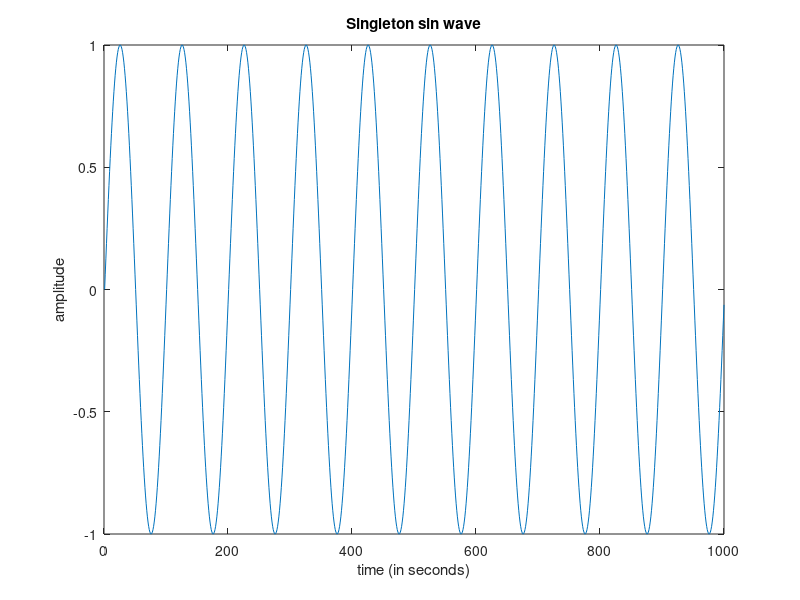
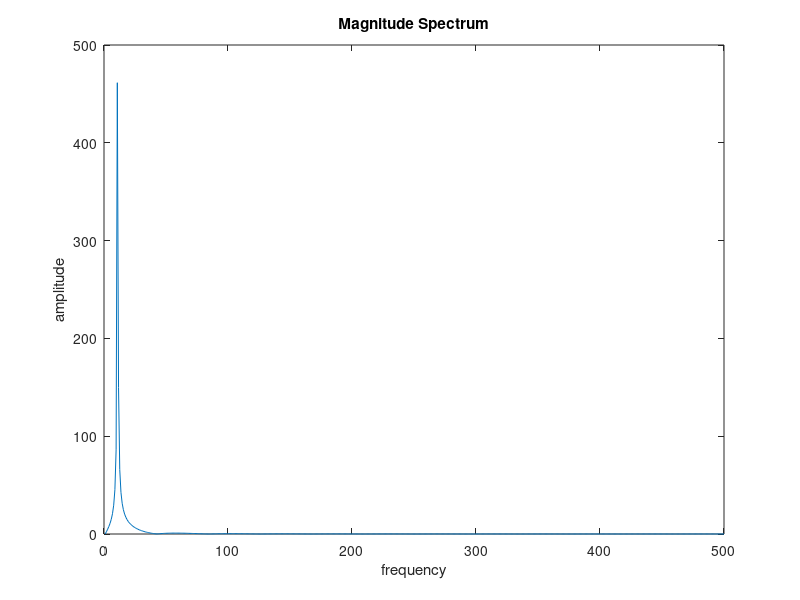
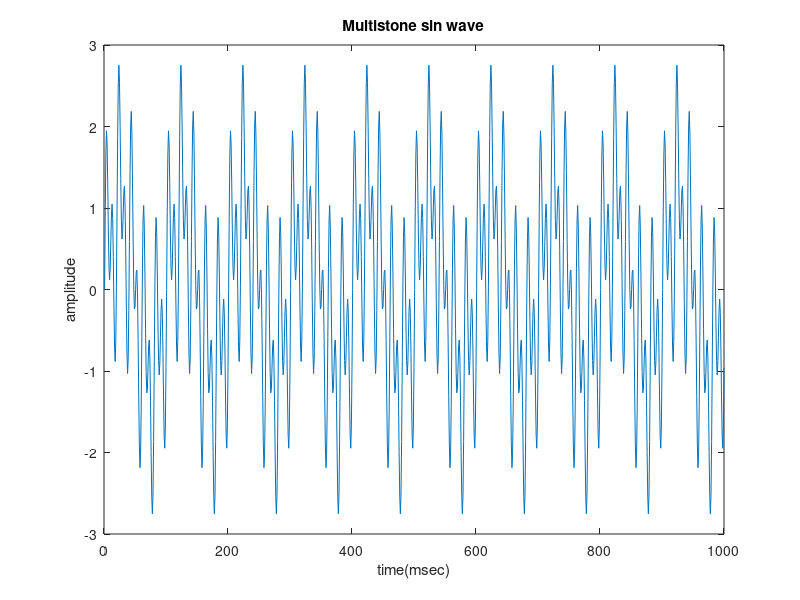
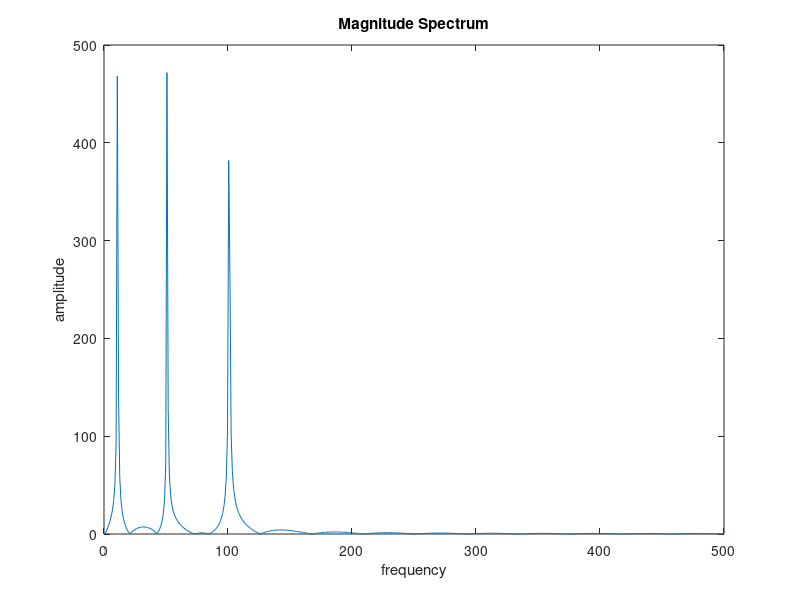

The MATLAB script that drew these images, in order:
clear;
fprintf('Experiment 1\n')
fprintf('Part 1 : Generate a 10 Hz sine wave sampled at 1000 Hz sampling frequency and for a duration of 1 sec.\n')
t=0:1/1000:1;
y=sin(2*pi*10*t);
x=[1:1000];
figure;
plot(x,y(1:1000));
xlabel('time (in seconds)');
ylabel('amplitude')
title('Singleton sin wave');

clear;
fprintf('Part 2 : Compute the spectrum. The spectrum will be shown only for half portion, since the magnitude spectrum is symmetric with respect to origin\n')
t=0:1/1000:1;
y=sin(2*pi*10*t);
Y=abs(fft(y,1024));
x=[1:1024]*(1000/1024);
figure;
plot(x(1:512),Y(1:512));
xlabel('frequency');
ylabel('amplitude')
title('Magnitude Spectrum');
fprintf('What is the frequency corresponding to the peak in the spectrum??\n')
fprintf('The peak at 10 Hz frequency corresponding to the peak in the spectrum\n')


clear;
fprintf('Experiment 2\n')
t=0:1/1000:1;
y1=sin(2*pi*10*t);
y2=sin(2*pi*50*t);
y3=sin(2*pi*100*t);
y=y1+y2+y3;
x=[1:1000];
figure;
plot(x,y(1:1000));
xlabel('time(msec)');
ylabel('amplitude')
title('Multistone sin wave');

clear;
fprintf('magnitude spectrum\n');
t=0:1/1000:1;
y1=sin(2*pi*10*t);
y2=sin(2*pi*50*t);
y3=sin(2*pi*100*t);
y=y1+y2+y3;
x=[1:1000]*(1000/1024);
Y=abs(fft(y,1024));
figure;
plot(x(1:512),Y(1:512));
xlabel('frequency');
ylabel('amplitude')
title('Magnitude Spectrum');
fprintf('Can you find the frequency components by direct measurement in the time domain?')
fprintf('The shape of the signal that is generated is relatively more complicated compared to the single tone case. Hence it becomes difficult to find the frequency components by direct measurement in the time domain.\n')
fprintf('Is the multitone sine wave a stationary signal? Why?')
fprintf('Yes because all the frequency components are present at all instants of time.')


clear;
fprintf('Experiment 3\n')
fprintf('Part I')
t=0:1/1000:1;
y1=sin(2*pi*10*t);
y2=sin(2*pi*50*t);
y3=sin(2*pi*100*t);
z1=y1+y2;
z2=y1+y2+y3;
y=[y1(1:250), z1(251:500), z2(501:750), y1(751:1000)];
x=[1:1000];
figure;
plot(x,y(1:1000));
xlabel('time(msec)');
ylabel('amplitude')
title('Multitone sin wave');

clear;
fprintf('Part II')
fprintf('magnitude spectrum\n');
t=0:1/1000:1;
y1=sin(2*pi*10*t);
y2=sin(2*pi*50*t);
y3=sin(2*pi*100*t);
z1=y1+y2;
z2=y1+y2+y3;
y=[y1(1:250), z1(251:500), z2(501:750), y1(751:1000)];
Y1=abs(fft(y1(1:250),256));
z11=z1(251:500);
z1=abs(fft(z11,256));
z21=z2(501:750);
z2=abs(fft(z21,256));
y11=y1(751:1000);
Y11=abs(fft(y11,256));
x1=[1:256]*(1000/256);
figure;
subplot(2,2,1);plot(x1(1:128),Y1(1:128));
xlabel('frequency');
ylabel('amplitude')
title('Spectrum of 10 Hz component')
subplot(2,2,2);plot(x1(1:128),z1(1:128));
xlabel('frequency');
ylabel('amplitude')
title('Spectrum of 50 Hz component')
subplot(2,2,3);plot(x1(1:128),z2(1:128));
xlabel('frequency');
ylabel('amplitude')
title('Spectrum of 100 Hz component')
subplot(2,2,4);plot(x1(1:128),Y11(1:128));
xlabel('frequency');
ylabel('amplitude')
title('Spectrum of 10 Hz component')